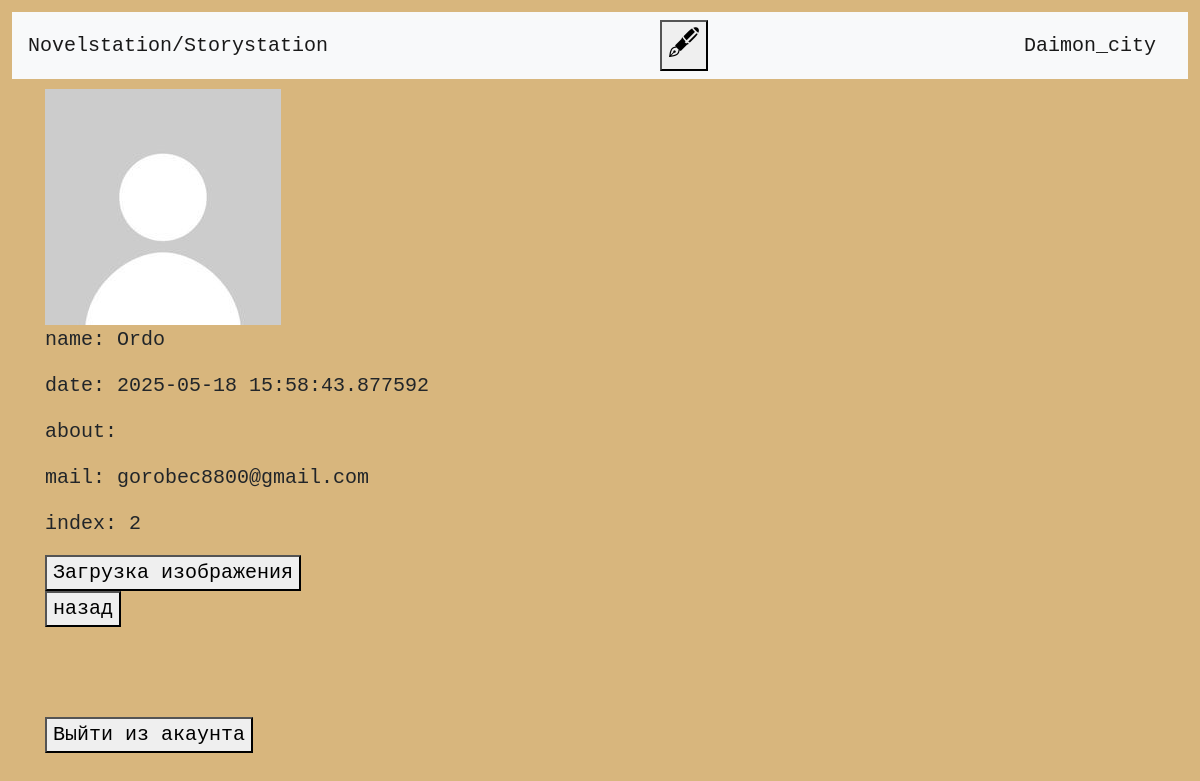
The page /profile/2 (signed in) on the database its author committed.
### data/users.py (models this page shows, shortened)
class User(SqlAlchemyBase, UserMixin):
    __tablename__ = 'users'
    id = sqlalchemy.Column(sqlalchemy.Integer, primary_key=True, autoincrement=True)
    name = sqlalchemy.Column(sqlalchemy.String(50), nullable=True)
    about = sqlalchemy.Column(sqlalchemy.String, nullable=True)
    email = sqlalchemy.Column(sqlalchemy.String, index=True, unique=True, nullable=True)
    hashed_password = sqlalchemy.Column(sqlalchemy.String, nullable=True)
    created_date = sqlalchemy.Column(sqlalchemy.DateTime, default=datetime.now)
    chapters = sqlalchemy.Column(sqlalchemy.String, nullable=True)
    img = sqlalchemy.Column(sqlalchemy.String, default='../static/0.jpg')

### server.py (the view)
@app.route('/profile/<int:user_id>')
@login_required
def profile(user_id):
    db_sess = db_session.create_session()
    user = db_sess.query(User).get(user_id)
    return render_template('profile.html', user=user, title=f"{user.name}'s Profile")

### data/db_session.py (called while the page is built)
def create_session() -> Session:
    global __factory
    return __factory()

### server.py (called while the page is built)
@login_manager.user_loader
def load_user(user_id):
    db_sess = db_session.create_session()
    return db_sess.query(User).get(user_id)

### templates/profile.html (shortened to what this page needs)
{% extends "base.html" %}
{% block head%}
<link rel="stylesheet" href="../static/base.css">
<link rel="stylesheet" href="../static/personal.css">
{% endblock %}
{% block content %}
<img src="{{ user.img }}" alt="1" width="236" height="236"/>
<p>name: {{ user.name }}</p>
<p>date: {{ user.created_date }}</p>
<p>about: {{ user.about }}</p>
<p>mail: {{ user.email }}</p>
<p>index: {{ user.id }}</p>
<div>
    <button onclick="openForm()">Загрузка изображения</button>
</div>
<form onclick="history.back()">
    <button>назад</button>
</form>
<br>
<br>
<br>
<form action="/logout">
    <button>Выйти из акаунта</button>
</form>
{% endblock %}

### templates/base.html (shortened to what this page needs)
<!doctype html>
<html lang="ru">
<head>
    <link rel="stylesheet"
          href="https://stackpath.bootstrapcdn.com/bootstrap/4.4.1/css/bootstrap.min.css"
>
    {% block head %}{% endblock %}
</head>
<body>
<header>
    <nav class="navbar navbar-light bg-light">
        <a class="navbar-brand" href="/">Novelstation/Storystation</a>
        {% if current_user.is_authenticated %}
        <form action="/personal/{{ current_user.id }}">
            <button style="font-size: 30px" type="text" required>🖋</button>
        </form>
        <a class="navbar-brand" href="/profile/{{ current_user.id }}">{{ current_user.name }}</a>
        {% else %}
        <p>
            <a class="btn btn-primary " href="/register">Зарегистрироваться</a>
            <a class="btn btn-success" href="/login">Войти</a>
        </p>
        {% endif %}
    </nav>
</header>
<main role="main" class="container">
    <div style="margin-top: 10px">
    {% block content %}{% endblock %}
    </div>
</main>
</body>
</html>

### static/base.css (style rules this page uses)
body { text-align: left; margin: 1vw; font-family: Courier New, Courier, sans-serif; font-size: 20px; background-color: #d8b67d; }

### rows shown on the page
User: name "Daimon_city"
User: img (picture), name "Ordo", created_date "2025-05-18 15:58:43.877592", email "gorobec8800@gmail.com", id "2"
